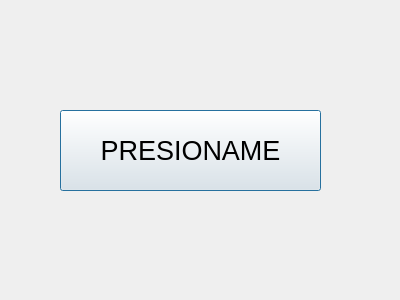
<?xml version="1.0" encoding="UTF-8"?>
<ui version="4.0">
 <class>Dialog</class>
 <widget class="QDialog" name="Dialog">
  <property name="geometry">
   <rect>
    <x>0</x>
    <y>0</y>
    <width>400</width>
    <height>300</height>
   </rect>
  </property>
  <property name="windowTitle">
   <string>Dialog</string>
  </property>
  <widget class="QPushButton" name="pushButton">
   <property name="geometry">
    <rect>
     <x>60</x>
     <y>110</y>
     <width>261</width>
     <height>81</height>
    </rect>
   </property>
   <property name="font">
    <font>
     <pointsize>20</pointsize>
    </font>
   </property>
   <property name="text">
    <string>PRESIONAME</string>
   </property>
  </widget>
 </widget>
 <resources/>
 <connections/>
</ui>
